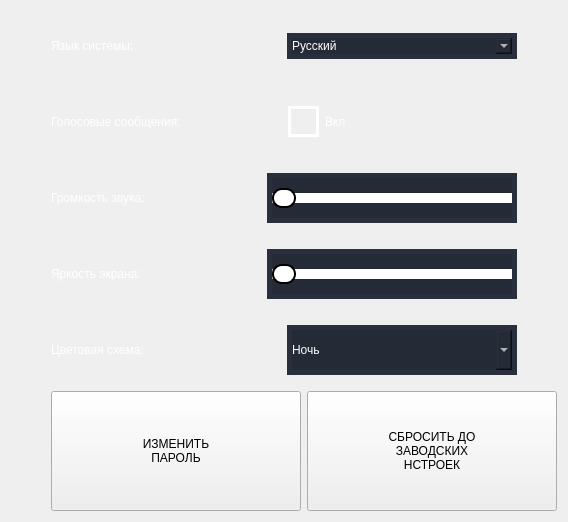
        <widget class="QWidget" name="tab">
         <attribute name="title">
          <string>терминал</string>
         </attribute>
         <layout class="QGridLayout" name="gridLayout_4">
          <item row="0" column="1">
           <layout class="QHBoxLayout" name="horizontalLayout_13">
            <item>
             <widget class="QLabel" name="label_11">
              <property name="minimumSize">
               <size>
                <width>50</width>
                <height>70</height>
               </size>
              </property>
              <property name="styleSheet">
               <string notr="true">background-color: rgba(255, 255, 255, 0);
color: rgb(255, 255, 255);
font: 20pt &quot;Nunito-Regular&quot;;
</string>
              </property>
              <property name="text">
               <string>Язык системы:</string>
              </property>
             </widget>
            </item>
            <item>
             <widget class="QComboBox" name="comboBox_3">
              <property name="minimumSize">
               <size>
                <width>200</width>
                <height>0</height>
               </size>
              </property>
              <property name="maximumSize">
               <size>
                <width>250</width>
                <height>16777215</height>
               </size>
              </property>
              <property name="styleSheet">
               <string notr="true">	background-color: rgb(36, 42, 54);
	border-style: solid;
	border-color: rgb(41, 47, 61);
	border-width: 5px;
	color: rgb(255, 255, 255);
	font: 20pt &quot;Nunito-Regular&quot;;
</string>
              </property>
              <item>
               <property name="text">
                <string>Русский</string>
               </property>
              </item>
              <item>
               <property name="text">
                <string>Английский</string>
               </property>
              </item>
             </widget>
            </item>
            <item>
             <spacer name="horizontalSpacer_4">
              <property name="orientation">
               <enum>Qt::Horizontal</enum>
              </property>
              <property name="sizeType">
               <enum>QSizePolicy::Fixed</enum>
              </property>
              <property name="sizeHint" stdset="0">
               <size>
                <width>40</width>
                <height>20</height>
               </size>
              </property>
             </spacer>
            </item>
           </layout>
          </item>
          <item row="2" column="1">
           <layout class="QHBoxLayout" name="horizontalLayout_15">
            <item>
             <widget class="QLabel" name="label_17">
              <property name="minimumSize">
               <size>
                <width>50</width>
                <height>70</height>
               </size>
              </property>
              <property name="styleSheet">
               <string notr="true">background-color: rgba(255, 255, 255, 0);
color: rgb(255, 255, 255);
font: 20pt &quot;Nunito-Regular&quot;;
</string>
              </property>
              <property name="text">
               <string>Громкость звука:</string>
              </property>
             </widget>
            </item>
            <item>
             <widget class="QSlider" name="horizontalSlider">
              <property name="minimumSize">
               <size>
                <width>200</width>
                <height>50</height>
               </size>
              </property>
              <property name="maximumSize">
               <size>
                <width>250</width>
                <height>16777215</height>
               </size>
              </property>
              <property name="styleSheet">
               <string notr="true">QSlider{
	background-color: rgb(36, 42, 54);
	border-style: solid;
	border-color: rgb(41, 47, 61);
	border-width: 5px;
}
QSlider::groove:horizontal {
    border-radius: 1px;       
    height: 12px;              
    margin: -1px 0;           
}
QSlider::handle:horizontal {
	background-color: rgb(255, 255, 255);
    border: 2px solid;
	border-color: rgb(0, 0, 0);
    height: 20px;     
    width: 20px;
    margin: -4px 0;     
    border-radius: 10px  ;
    padding: -4px 0px;  
}
QSlider::add-page:horizontal {
    
	background-color: rgb(255, 255, 255);
}
QSlider::sub-page:horizontal {
    background: darkgray;
}	</string>
              </property>
              <property name="orientation">
               <enum>Qt::Horizontal</enum>
              </property>
             </widget>
            </item>
            <item>
             <spacer name="horizontalSpacer_6">
              <property name="orientation">
               <enum>Qt::Horizontal</enum>
              </property>
              <property name="sizeType">
               <enum>QSizePolicy::Fixed</enum>
              </property>
              <property name="sizeHint" stdset="0">
               <size>
                <width>40</width>
                <height>20</height>
               </size>
              </property>
             </spacer>
            </item>
           </layout>
          </item>
          <item row="5" column="1">
           <layout class="QHBoxLayout" name="horizontalLayout_18">
            <item>
             <widget class="QPushButton" name="Button_Blok_2">
              <property name="minimumSize">
               <size>
                <width>250</width>
                <height>120</height>
               </size>
              </property>
              <property name="maximumSize">
               <size>
                <width>300</width>
                <height>16777215</height>
               </size>
              </property>
              <property name="styleSheet">
               <string notr="true">QPushButton{
	background-color: rgb(36, 42, 54);
	border-style: solid;
	border-color: rgb(41, 47, 61);
	border-width: 5px;
	color: rgb(255, 255, 255);
	font: 20pt &quot;Nunito-Regular&quot;;
}
QPushButton:pressed {                 
	
	background-color: rgb(220, 220, 220);
    border: 3px solid #ffffff;
};</string>
              </property>
              <property name="text">
               <string>ИЗМЕНИТЬ
ПАРОЛЬ</string>
              </property>
             </widget>
            </item>
            <item>
             <widget class="QPushButton" name="Button_Blok_3">
              <property name="minimumSize">
               <size>
                <width>250</width>
                <height>120</height>
               </size>
              </property>
              <property name="maximumSize">
               <size>
                <width>300</width>
                <height>16777215</height>
               </size>
              </property>
              <property name="styleSheet">
               <string notr="true">QPushButton{
	background-color: rgb(36, 42, 54);
	border-style: solid;
	border-color: rgb(41, 47, 61);
	border-width: 5px;
	color: rgb(255, 255, 255);
	font: 20pt &quot;Nunito-Regular&quot;;
}
QPushButton:pressed {                 
	
	background-color: rgb(220, 220, 220);
    border: 3px solid #ffffff;
};</string>
              </property>
              <property name="text">
               <string>СБРОСИТЬ ДО
ЗАВОДСКИХ
НСТРОЕК</string>
              </property>
             </widget>
            </item>
           </layout>
          </item>
          <item row="4" column="1">
           <layout class="QHBoxLayout" name="horizontalLayout_17">
            <item>
             <widget class="QLabel" name="label_19">
              <property name="minimumSize">
               <size>
                <width>50</width>
                <height>70</height>
               </size>
              </property>
              <property name="styleSheet">
               <string notr="true">background-color: rgba(255, 255, 255, 0);
color: rgb(255, 255, 255);
font: 20pt &quot;Nunito-Regular&quot;;
</string>
              </property>
              <property name="text">
               <string>Цветовая схема:</string>
              </property>
             </widget>
            </item>
            <item>
             <widget class="QComboBox" name="comboBox_4">
              <property name="minimumSize">
               <size>
                <width>200</width>
                <height>50</height>
               </size>
              </property>
              <property name="maximumSize">
               <size>
                <width>250</width>
                <height>50</height>
               </size>
              </property>
              <property name="styleSheet">
               <string notr="true">	background-color: rgb(36, 42, 54);
	border-style: solid;
	border-color: rgb(41, 47, 61);
	border-width: 5px;
	color: rgb(255, 255, 255);
	font: 20pt &quot;Nunito-Regular&quot;;
</string>
              </property>
              <item>
               <property name="text">
                <string>Ночь</string>
               </property>
              </item>
             </widget>
            </item>
            <item>
             <spacer name="horizontalSpacer_8">
              <property name="orientation">
               <enum>Qt::Horizontal</enum>
              </property>
              <property name="sizeType">
               <enum>QSizePolicy::Fixed</enum>
              </property>
              <property name="sizeHint" stdset="0">
               <size>
                <width>40</width>
                <height>20</height>
               </size>
              </property>
             </spacer>
            </item>
           </layout>
          </item>
          <item row="3" column="1">
           <layout class="QHBoxLayout" name="horizontalLayout_16">
            <item>
             <widget class="QLabel" name="label_18">
              <property name="minimumSize">
               <size>
                <width>50</width>
                <height>70</height>
               </size>
              </property>
              <property name="styleSheet">
               <string notr="true">background-color: rgba(255, 255, 255, 0);
color: rgb(255, 255, 255);
font: 20pt &quot;Nunito-Regular&quot;;
</string>
              </property>
              <property name="text">
               <string>Яркость экрана:</string>
              </property>
             </widget>
            </item>
            <item>
             <widget class="QSlider" name="horizontalSlider_2">
              <property name="minimumSize">
               <size>
                <width>238</width>
                <height>50</height>
               </size>
              </property>
              <property name="maximumSize">
               <size>
                <width>250</width>
                <height>16777215</height>
               </size>
              </property>
              <property name="styleSheet">
               <string notr="true">QSlider{
	background-color: rgb(36, 42, 54);
	border-style: solid;
	border-color: rgb(41, 47, 61);
	border-width: 5px;
}
QSlider::groove:horizontal {
    border-radius: 1px;       
    height: 12px;              
    margin: -1px 0;           
}
QSlider::handle:horizontal {
	background-color: rgb(255, 255, 255);
    border: 2px solid;
	border-color: rgb(0, 0, 0);
    height: 20px;     
    width: 20px;
    margin: -4px 0;     
    border-radius: 10px  ;
    padding: -4px 0px;  
}
QSlider::add-page:horizontal {
    
	background-color: rgb(255, 255, 255);
}
QSlider::sub-page:horizontal {
    background: darkgray;
}	</string>
              </property>
              <property name="orientation">
               <enum>Qt::Horizontal</enum>
              </property>
             </widget>
            </item>
            <item>
             <spacer name="horizontalSpacer_7">
              <property name="orientation">
               <enum>Qt::Horizontal</enum>
              </property>
              <property name="sizeType">
               <enum>QSizePolicy::Fixed</enum>
              </property>
              <property name="sizeHint" stdset="0">
               <size>
                <width>40</width>
                <height>20</height>
               </size>
              </property>
             </spacer>
            </item>
           </layout>
          </item>
          <item row="1" column="1">
           <layout class="QHBoxLayout" name="horizontalLayout_14">
            <item>
             <widget class="QLabel" name="label_16">
              <property name="minimumSize">
               <size>
                <width>150</width>
                <height>70</height>
               </size>
              </property>
              <property name="styleSheet">
               <string notr="true">background-color: rgba(255, 255, 255, 0);
color: rgb(255, 255, 255);
font: 20pt &quot;Nunito-Regular&quot;;
</string>
              </property>
              <property name="text">
               <string>Голосовые сообщения:</string>
              </property>
             </widget>
            </item>
            <item>
             <spacer name="horizontalSpacer_2">
              <property name="orientation">
               <enum>Qt::Horizontal</enum>
              </property>
              <property name="sizeType">
               <enum>QSizePolicy::Expanding</enum>
              </property>
              <property name="sizeHint" stdset="0">
               <size>
                <width>80</width>
                <height>20</height>
               </size>
              </property>
             </spacer>
            </item>
            <item>
             <widget class="QCheckBox" name="checkBox_3">
              <property name="styleSheet">
               <string notr="true">QCheckBox::indicator {
	border-style: solid;
	border-color: rgb(255, 255, 255);
	border-width: 3px;
  	width: 25px;
  	height: 25px;
}
QCheckBox{
	color: rgb(255, 255, 255);
	background-color: rgba(255, 255, 255, 0);
	font: 20pt &quot;Nunito-Regular&quot;;
}
QCheckBox::indicator:checked {
    border: 3px solid;
	background-color: rgb(36, 42, 54);
}</string>
              </property>
              <property name="text">
               <string>Вкл</string>
              </property>
             </widget>
            </item>
            <item>
             <spacer name="horizontalSpacer_5">
              <property name="orientation">
               <enum>Qt::Horizontal</enum>
              </property>
              <property name="sizeType">
               <enum>QSizePolicy::Fixed</enum>
              </property>
              <property name="sizeHint" stdset="0">
               <size>
                <width>210</width>
                <height>20</height>
               </size>
              </property>
             </spacer>
            </item>
           </layout>
          </item>
          <item row="1" column="0">
           <spacer name="horizontalSpacer_9">
            <property name="orientation">
             <enum>Qt::Horizontal</enum>
            </property>
            <property name="sizeType">
             <enum>QSizePolicy::Fixed</enum>
            </property>
            <property name="sizeHint" stdset="0">
             <size>
              <width>40</width>
              <height>20</height>
             </size>
            </property>
           </spacer>
          </item>
         </layout>
        </widget>
